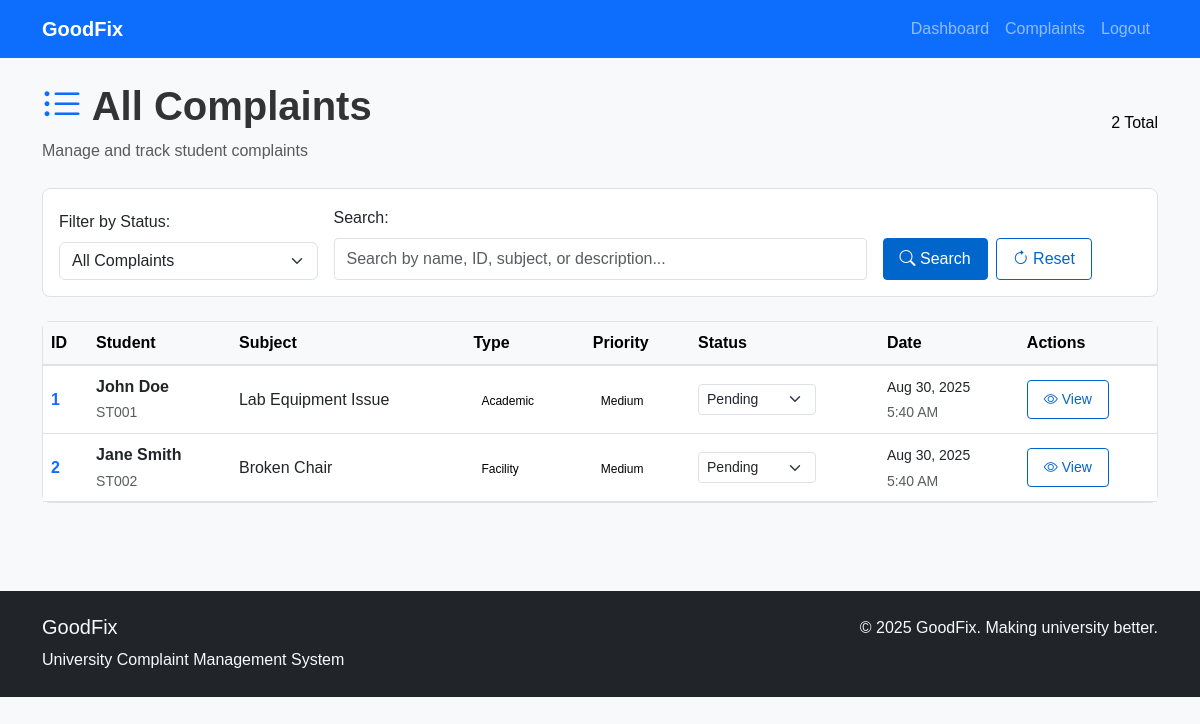
Page /admin/view_complaints.php (signed in) on the earlier database version.
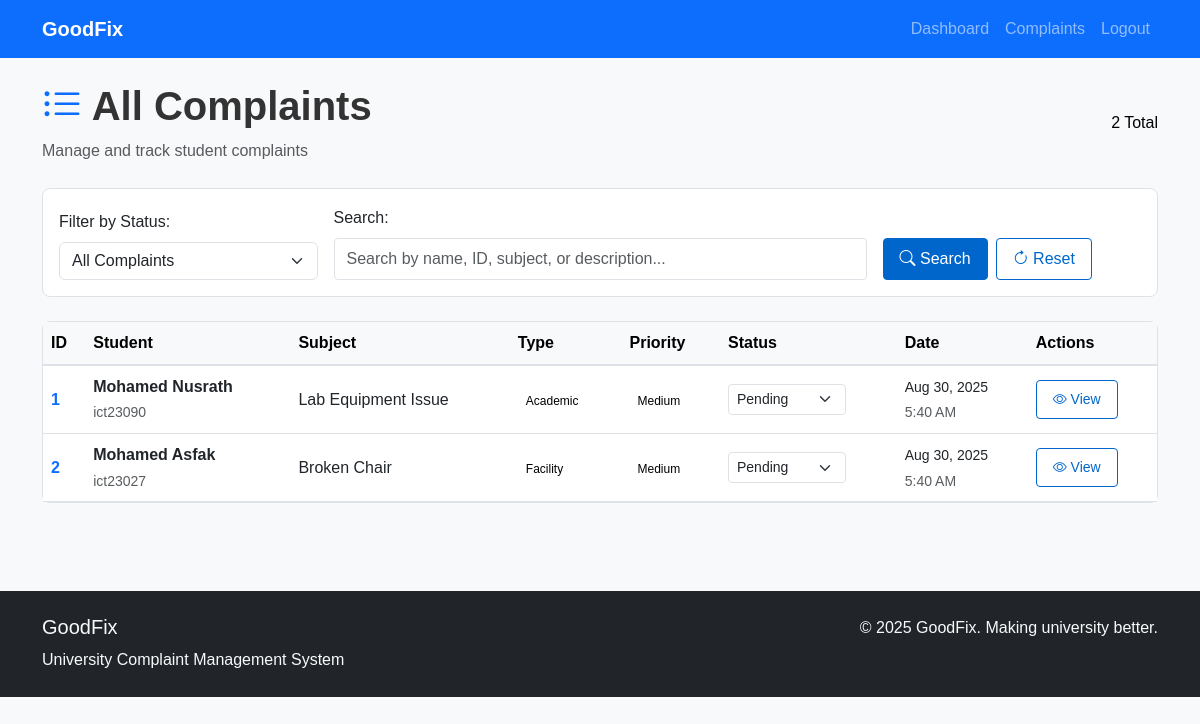
Same page on the later database version.
### tables this page shows
CREATE TABLE complaints (
    id INT PRIMARY KEY AUTO_INCREMENT,
    student_name VARCHAR(100) NOT NULL,
    student_id VARCHAR(20) NOT NULL,
    email VARCHAR(100) NOT NULL,
    faculty VARCHAR(50) NOT NULL,
    complaint_type VARCHAR(50) NOT NULL,
    subject VARCHAR(200) NOT NULL,
    description TEXT NOT NULL,
    status ENUM('pending', 'in_progress', 'resolved', 'closed') DEFAULT 'pending',
    priority ENUM('low', 'medium', 'high', 'urgent') DEFAULT 'medium',
    submitted_at TIMESTAMP DEFAULT CURRENT_TIMESTAMP,
    updated_at TIMESTAMP DEFAULT CURRENT_TIMESTAMP ON UPDATE CURRENT_TIMESTAMP
);

### admin/view_complaints.php (the view, shortened to what the changed rows need)
<?php
include '../includes/header.php';
include '../includes/db.php';
$filter = isset($_GET['filter']) ? $_GET['filter'] : '';
$search = isset($_GET['search']) ? trim($_GET['search']) : '';
$page = isset($_GET['page']) ? max(1, (int)$_GET['page']) : 1;
$per_page = 10;
$offset = ($page - 1) * $per_page;
$where_conditions = [];
$params = [];
$where_clause = $where_conditions ? 'WHERE ' . implode(' AND ', $where_conditions) : '';
$query = "SELECT * FROM complaints $where_clause ORDER BY submitted_at DESC LIMIT $per_page OFFSET $offset";
$stmt = $pdo->prepare($query);
$stmt->execute($params);
$complaints = $stmt->fetchAll();
?>
<main>
    <div class="container py-4">
        <div class="d-flex justify-content-between align-items-center mb-4">
            <div>
                <h1 class="fw-bold">
                    <i class="bi bi-list-ul text-primary"></i> All Complaints
                </h1>
            </div>
        </div>
        <?php if (empty($complaints)): ?>
        <div class="card">
            <div class="card-body text-center py-5">
                <i class="bi bi-inbox fs-1 text-muted"></i>
                <h4 class="mt-3">No Complaints Found</h4>
                <p class="text-muted">
                    <?php if ($filter || $search): ?>
                    Try adjusting your search criteria or filters.
                    <?php else: ?>
                    No complaints have been submitted yet.
                    <?php endif; ?>
                </p>
                <a href="view_complaints.php" class="btn btn-primary">
                    <i class="bi bi-list-ul"></i> View All Complaints
                </a>
            </div>
        </div>
        <?php else: ?>
        <div class="card">
            <div class="table-responsive">
                <table class="table table-hover mb-0">
                    <thead class="table-light">
                        <tr>
                            <th>ID</th>
                            <th>Student</th>
                            <th>Subject</th>
                            <th>Type</th>
                            <th>Priority</th>
                            <th>Status</th>
                            <th>Date</th>
                            <th>Actions</th>
                        </tr>
                    </thead>
                    <tbody>
                        <?php foreach ($complaints as $complaint): ?>
                        <tr>
                            <td>
                                <a href="complaint_detail.php?id=<?php echo $complaint['id']; ?>" class="text-decoration-none fw-bold">
                                    <?php echo $complaint['id']; ?>
                                </a>
                            </td>
                            <td>
                                <div>
                                    <strong><?php echo htmlspecialchars($complaint['student_name']); ?></strong><br>
                                    <small class="text-muted"><?php echo htmlspecialchars($complaint['student_id']); ?></small>
                                </div>
                            </td>
                            <td>
                                <span class="text-truncate" style="max-width: 200px;" title="<?php echo htmlspecialchars($complaint['subject']); ?>">
                                    <?php echo htmlspecialchars($complaint['subject']); ?>
                                </span>
                            </td>
                            <td>
                                <span class="type">
                                    <?php echo htmlspecialchars($complaint['complaint_type']); ?>
                                </span>
                            </td>
                            <td>
                                <span class="priority">
                                    <?php echo ucfirst($complaint['priority']); ?>
                                </span>
                            </td>
                            <td>
                                <form method="POST" class="d-inline">
                                    <select name="status" class="form-select form-select-sm status-<?php echo $complaint['status']; ?>"
                                            onchange="this.form.submit()" style="width: auto;">
                                        <option value="pending" <?php echo $complaint['status'] == 'pending' ? 'selected' : ''; ?>>Pending</option>
                                    </select>
                                </form>
                            </td>
                            <td>
                                <small>
                                    <?php echo date('M j, Y', strtotime($complaint['submitted_at'])); ?><br>
                                    <span class="text-muted"><?php echo date('g:i A', strtotime($complaint['submitted_at'])); ?></span>
                                </small>
                            </td>
                            <td>
                                <a href="complaint_detail.php?id=<?php echo $complaint['id']; ?>" class="btn btn-sm btn-outline-primary">
                                    <i class="bi bi-eye"></i> View
                                </a>
                            </td>
                        </tr>
                        <?php endforeach; ?>
                    </tbody>
                </table>
            </div>
        </div>
        <?php endif; ?>
    </div>
</main>
<?php include '../includes/footer.php'; ?>

Differences in the rows shown:
changed complaints "Lab Equipment Issue": student_name "John Doe" → "Mohamed Nusrath"; student "ST001" → "ict23090"
changed complaints "Broken Chair": student_name "Jane Smith" → "Mohamed Asfak"; student "ST002" → "ict23027"
